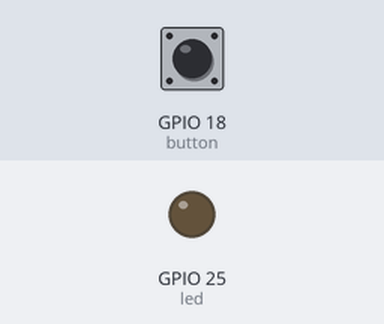
The program below on a simulated Raspberry Pi (BCM pin numbers). Shown: output pins drawn as LEDs (lit = HIGH). The test bench sets the inputs (shaded band); at power-on: GPIO 18 (button) HIGH. The clock reads 2024-03-15 10:24:30 at power-on unless the program sets it; no MQTT or app messages arrive unless stated; what the program prints to the terminal is not drawn.

Above: at 1.2 s.
1.3 s: GPIO 18 (button) pulled LOW for 0.15 s
At 2.6 s:
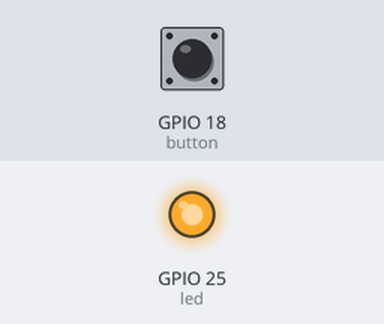
2.9 s: GPIO 18 (button) pulled LOW for 1 s
At 5.1 s:
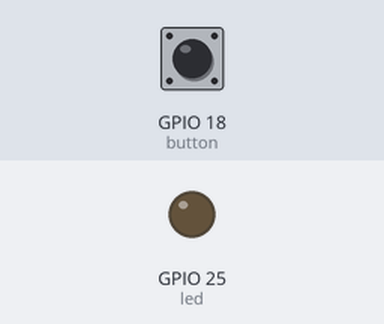
5.4 s: GPIO 18 (button) pulled LOW for 3.2 s
At 10.0 s:
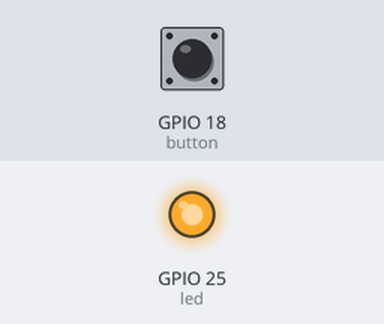
Timing chart, 0 to 11.5 s (numbered marks = the images above; inputs shaded):
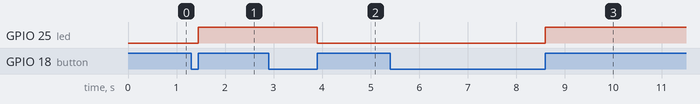

The program:

button1.py
```python
import signal
from gpiozero import Button,LED
from datetime import datetime
import paho.mqtt.publish as publish

def user_release():
    print("使用者按下放開")
    led.toggle()
    now = datetime.now()
    now_str = now.strftime('%Y-%m-%d %H:%M:%S')
    print(now_str)
    if led.is_lit:
        message = f'''{{
            "status":true,
            "date":{now_str},
            "topic":"501教室/老師桌燈"
        }}'''
        print(message)
        publish.single(topic='501教室/老師桌燈',payload=message,hostname='127.0.0.1',qos=2)
    else:
        message = f'''{{
            "status":false,
            "date":{now_str},
            "topic":"501教室/老師桌燈"
        }}'''
        print(message)
        publish.single(topic='501教室/老師桌燈',payload=message,hostname='127.0.0.1',qos=2)

if __name__ == '__main__':
    button = Button(pin=18)
    button.when_released = user_release
    led = LED(pin=25)
    signal.pause()
```

Measured:
- after the input at 1.3 s, GPIO 25 (led): LOW → HIGH after 0.15 s
- after the input at 2.9 s, GPIO 25 (led): HIGH → LOW after 1.0 s
- after the input at 5.4 s, GPIO 25 (led): LOW → HIGH after 3.2 s
